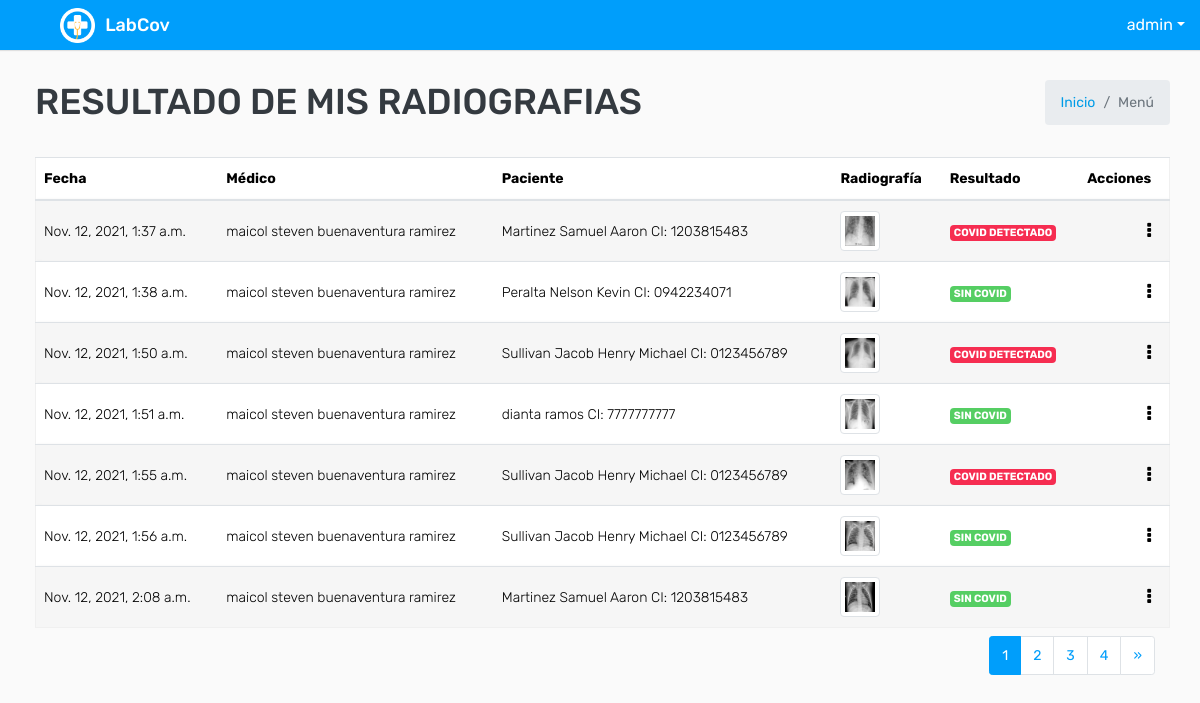
The app's page /myresultado/ (signed in), older data.
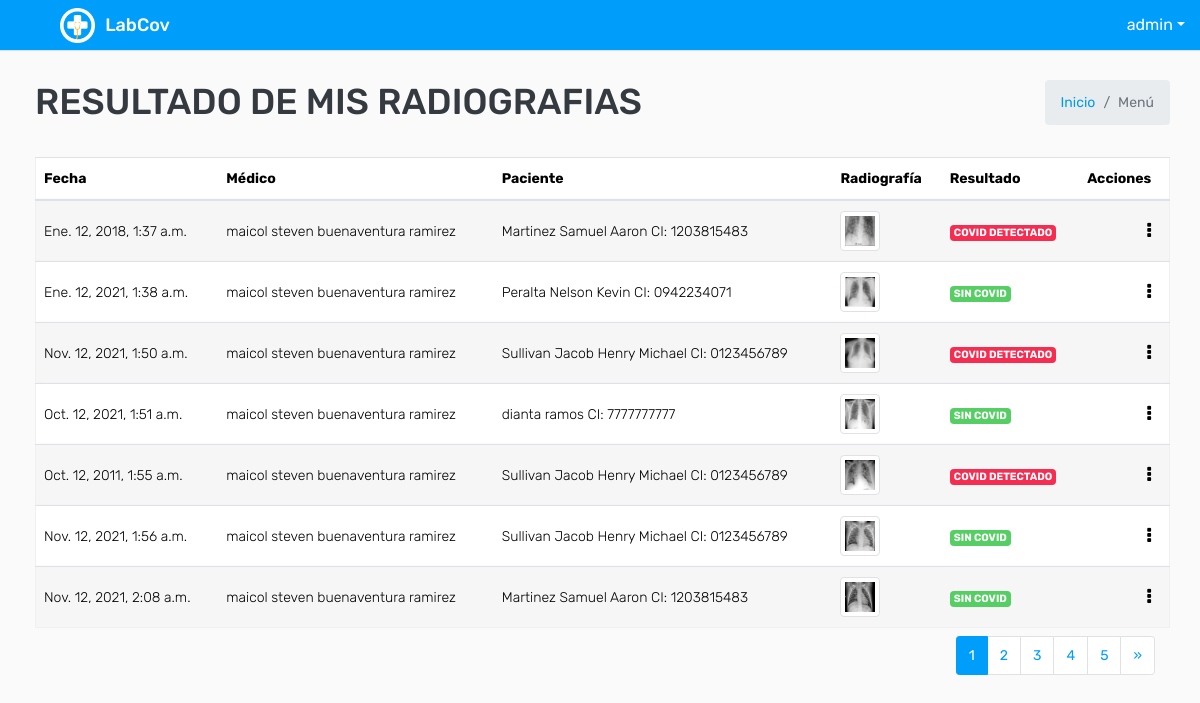
The same page, newer data.
### covid/models.py (models this page shows, shortened)
class ModeloBase(models.Model):
    class Meta:
        abstract = True
    """Model definition for ModeloBase."""
    fecha_creacion = models.DateTimeField(verbose_name='Fecha creación',auto_now_add=True)
    usuario_creacion = models.ForeignKey(settings.AUTH_USER_MODEL, verbose_name='Usuario Creación', related_name='+', blank=True, null=True,on_delete=models.PROTECT, editable=False)
    usuario_modificacion = models.ForeignKey(settings.AUTH_USER_MODEL, verbose_name='Usuario Modificación', related_name='+', blank=True, null=True,on_delete=models.PROTECT , editable=False)
    fecha_modificacion = models.DateTimeField(verbose_name='Fecha Modificación', auto_now=True)
    estado_registro = models.BooleanField(verbose_name="Estado del registro",default=True)

class Analisis_Radiografico(ModeloBase):
    paciente = models.ForeignKey(Paciente,on_delete=models.CASCADE, related_name="paciente_user")
    doctor = models.ForeignKey(Medico,on_delete=models.CASCADE, related_name="doctor_user")
    imagen = models.ImageField(verbose_name="Imagen de Rayos X", upload_to='muestra_covid/')
    result_analisis=models.BooleanField(verbose_name="Libre de Covid" )
    fecha = models.DateTimeField(verbose_name='Fecha de Registro', auto_now_add=True)
    descripcion = models.CharField(verbose_name='Descripcion', max_length=200)
    class Meta:
        verbose_name = 'Analisis'
        verbose_name_plural = 'Analisis'
        permissions = (
            ("see_view_Analisis_paciente_only", "Can_view_Analisis_paciente_only"),
        )

class Medico(ModeloBase):
    usuario  = models.OneToOneField(settings.AUTH_USER_MODEL, verbose_name="Usuario",on_delete=models.PROTECT)
    especialidad = models.ForeignKey(EspecialidadMedico, verbose_name="Especialidad", on_delete=models.PROTECT)
    def __str__(self):
        return '{}'.format(self.usuario.get_full_name())
    class Meta:
        permissions = (
            ("see_view_report", "Can_view_report"),
        )

class User(AbstractUser,ModeloBase):
    cedula=models.CharField(max_length=10, verbose_name='Cédula', unique = True)
    tipo_genero = (('M', 'Masculino'), ('F', 'Femenino'))
    genero = models.CharField('Género', choices=tipo_genero, default='M', max_length=1)
    def get_full_name(self):
        return '{} {}'.format(self.last_name,self.first_name)

class Paciente(ModeloBase):
     usuario  = models.OneToOneField(settings.AUTH_USER_MODEL, verbose_name="Usuario",on_delete=models.PROTECT)
     direccion = models.CharField("Dirección", max_length=200,blank=True )
     es_vacunado = models.BooleanField(verbose_name="¿Está usted vacunado contra el covid?" )
     vacuna = models.ForeignKey(Vacuna, verbose_name="Tipo de Vacuna", on_delete=models.PROTECT,null=True,blank=True)
     Diagnostico = models.TextField(verbose_name="Diágnostico previo",null=True, blank=True)
     def __str__(self):
        return '{} CI: {}'.format(self.usuario.get_full_name(),self.usuario.cedula)

### covid/views.py (the view)
# urls.py: path('myresultado/',key.MyresultListView.as_view(),name="myresultado_listar"),
class MyresultListView(LoginRequiredMixin,PermissionRequiredMixin,ListView):
    permission_required = 'covid.see_view_Analisis_paciente_only'
    model = Analisis_Radiografico
    paginate_by = 7
    template_name = "analisis/analisisPorPaciente_listar.html"
    def get_queryset(self):
        id_usuario = self.request.user.id
        usuario  = User.objects.get(pk=id_usuario)
        grupos = usuario.groups.all()
        for dato in grupos:
            if str(dato) == 'Paciente':
                queryset = Analisis_Radiografico.objects.filter(paciente__usuario =usuario.pk ).order_by("pk")
        if usuario.is_superuser:
            queryset = Analisis_Radiografico.objects.all().order_by("pk")
        return queryset
    def get_context_data(self, **kwargs):
        context = super().get_context_data(**kwargs)
        context['titulo'] = "Resultado de Mis Radiografias"
        return context

### templates/analisis/analisisPorPaciente_listar.html (shortened to what this page needs)
{% extends 'plantillaBase.html' %} {% block content %}
<div class="row mt-2">
    <div class="col-md-12">
        <div class="table-responsive">
            <div id="DataTables_Table_0_wrapper" class="dataTables_wrapper dt-bootstrap4 no-footer">
                <div class="row">
                    <div class="col-sm-12">
                        <table class="table table-border table-striped custom-table  mb-0  no-footer" id="DataTables_Table_0" role="grid" aria-describedby="DataTables_Table_0_info">
                            <thead>
                                <tr>
                                    <th>Fecha</th>
                                    <th>Médico</th>
                                    <th>Paciente</th>
                                    <th>Radiografía</th>
                                    <th>Resultado</th>
                                    <th>Acciones</th>
                                </tr>
                            </thead>
                            <tbody>
                                {% for dato in object_list %}
                                <tr>
                                    <td>{{ dato.fecha }}</td>
                                    <td>{{ dato.doctor }}</td>
                                    <td>{{ dato.paciente }}</td>
                                    {% if dato.imagen %}
                                    <td>
                                        <a href="{{dato.imagen.url}}" target="_blank"><img src="{{dato.imagen.url}}" class="img-thumbnail" width="40px"></a>
                                    </td>{% else %}
                                    <td><a href="#">No tiene icono</a> </td> {% endif %}
                                    <td>
                                        {% if dato.result_analisis == True%}
                                        <span class="badge badge-success">SIN COVID</span> {% else %}
                                        <span class="badge badge-danger">COVID DETECTADO</span>{% endif %}
                                    </td>
                                    <td class="text-right">
                                        <div class="dropdown dropdown-action">
                                            <a class="action-icon dropdown-toggle" data-toggle="dropdown" aria-expanded="false"><i class="fa fa-ellipsis-v"></i></a>
                                        </div>
                                    </td>
                                </tr>
                                {% endfor %}
                            </tbody>
                        </table>
                    </div>
                </div>
            </div>
        </div>
        <div class="container-fluid">
            <ul class="pagination pagination-sm m-0 float-right">
                <nav aria-label="Page navigation example">
                    <ul class="pagination justify-content-center mt-2">
                         {% for i in page_obj.paginator.page_range %} {% if i == page_obj.number %}
                        <li class="page-item active">
                            <a class="page-link" href="#">{{ i }}</a>
                        </li>
                        {% else %}
                        <li class="page-item">
                            <a class="page-link" href="?page={{ i }}">{{ i }}</a>
                        </li>
                        {% endif %} {% endfor %} {% if page_obj.has_next %}
                        <li class="page-item">
                            <a class="page-link" href="?page={{ page_obj.next_page_number }}">&raquo;</a>
                        </li>
                        {% endif %}
                    </ul>
                </nav>
            </ul>
        </div>
    </div>
</div>
{% endblock %}

Row changes from the older to the newer data that the page shows:
changed Analisis_Radiografico: fecha "Nov. 12, 2021, 1:37 a.m." → "Ene. 12, 2018, 1:37 a.m."
changed Analisis_Radiografico "Peralta Nelson Kevin CI: 0942234071": fecha "Nov. 12, 2021, 1:38 a.m." → "Ene. 12, 2021, 1:38 a.m."
changed Analisis_Radiografico "dianta ramos CI: 7777777777": fecha "Nov. 12, 2021, 1:51 a.m." → "Oct. 12, 2021, 1:51 a.m."
changed Analisis_Radiografico: fecha "Nov. 12, 2021, 1:55 a.m." → "Oct. 12, 2011, 1:55 a.m."
Text that changed along with them:
new list line: "5"
